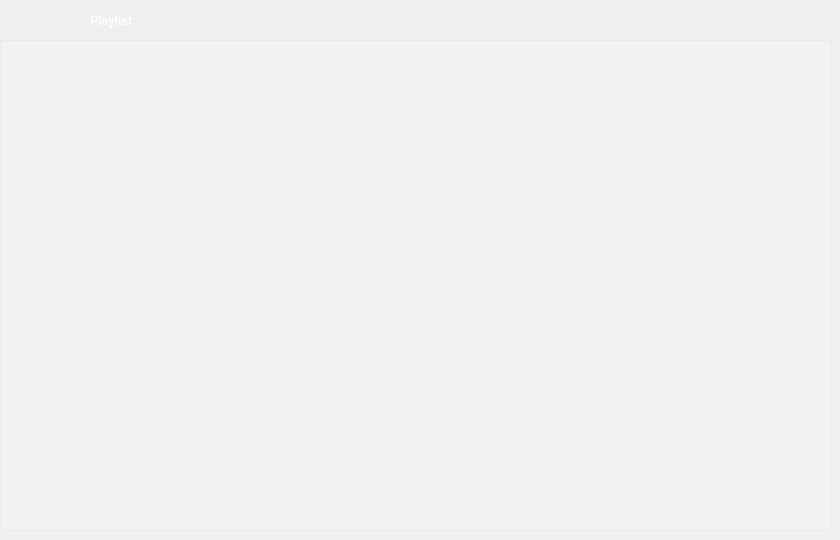
   <widget class="QWidget" name="page_3">
    <widget class="MusicListWidget" name="musicListWidget">
     <property name="geometry">
      <rect>
       <x>0</x>
       <y>40</y>
       <width>831</width>
       <height>491</height>
      </rect>
     </property>
     <property name="font">
      <font>
       <weight>75</weight>
       <bold>true</bold>
      </font>
     </property>
     <property name="styleSheet">
      <string notr="true">color: rgb(255, 255, 255);
background-color: rgba(255, 255, 255, 50);
</string>
     </property>
     <property name="horizontalScrollBarPolicy">
      <enum>Qt::ScrollBarAlwaysOff</enum>
     </property>
     <property name="sizeAdjustPolicy">
      <enum>QAbstractScrollArea::AdjustToContentsOnFirstShow</enum>
     </property>
     <property name="selectionMode">
      <enum>QAbstractItemView::SingleSelection</enum>
     </property>
     <property name="isWrapping" stdset="0">
      <bool>false</bool>
     </property>
     <property name="wordWrap">
      <bool>false</bool>
     </property>
     <property name="selectionRectVisible">
      <bool>false</bool>
     </property>
     <property name="sortingEnabled">
      <bool>false</bool>
     </property>
    </widget>
    <widget class="QLabel" name="musicListNameLabel">
     <property name="enabled">
      <bool>true</bool>
     </property>
     <property name="geometry">
      <rect>
       <x>90</x>
       <y>0</y>
       <width>731</width>
       <height>41</height>
      </rect>
     </property>
     <property name="font">
      <font>
       <family>Microsoft YaHei UI</family>
       <pointsize>9</pointsize>
       <weight>75</weight>
       <italic>false</italic>
       <bold>true</bold>
      </font>
     </property>
     <property name="styleSheet">
      <string notr="true">color:rgb(255, 255, 255);
</string>
     </property>
     <property name="text">
      <string>Playlist</string>
     </property>
     <property name="alignment">
      <set>Qt::AlignLeading|Qt::AlignLeft|Qt::AlignVCenter</set>
     </property>
    </widget>
    <widget class="QPushButton" name="btnAddtoMusicList">
     <property name="geometry">
      <rect>
       <x>0</x>
       <y>0</y>
       <width>35</width>
       <height>41</height>
      </rect>
     </property>
     <property name="minimumSize">
      <size>
       <width>35</width>
       <height>35</height>
      </size>
     </property>
     <property name="cursor">
      <cursorShape>PointingHandCursor</cursorShape>
     </property>
     <property name="toolTip">
      <string>Add music</string>
     </property>
     <property name="styleSheet">
      <string notr="true">QPushButton
{
background-image: url(:/image/image/image/add.png);
background-repeat:no-repeat;
background-position:center center;
border:none;
}

QPushButton:hover{
background-image: url(:/image/image/image-hover/add-hover.png);
background-repeat:no-repeat;
background-position:center center;
}

QPushButton:pressed{
background-image: url(:/image/image/image/add.png);
background-repeat:no-repeat;
background-position:center center;
}
</string>
     </property>
     <property name="text">
      <string/>
     </property>
    </widget>
    <widget class="QWidget" name="layoutWidget_3">
     <property name="geometry">
      <rect>
       <x>670</x>
       <y>0</y>
       <width>155</width>
       <height>43</height>
      </rect>
     </property>
     <layout class="QHBoxLayout" name="horizontalLayout_5">
      <item>
       <widget class="QPushButton" name="btnSortSinger_4">
        <property name="font">
         <font>
          <family>Microsoft YaHei UI</family>
          <pointsize>10</pointsize>
          <weight>75</weight>
          <bold>true</bold>
         </font>
        </property>
        <property name="cursor">
         <cursorShape>PointingHandCursor</cursorShape>
        </property>
        <property name="toolTip">
         <string>Sort by Artists</string>
        </property>
        <property name="styleSheet">
         <string notr="true"/>
        </property>
        <property name="text">
         <string/>
        </property>
        <property name="icon">
         <iconset resource="imagefile.qrc">
          <normaloff>:/image/image/image/singer.png</normaloff>:/image/image/image/singer.png</iconset>
        </property>
        <property name="iconSize">
         <size>
          <width>30</width>
          <height>30</height>
         </size>
        </property>
        <property name="flat">
         <bool>true</bool>
        </property>
       </widget>
      </item>
      <item>
       <widget class="QPushButton" name="btnSortTitle_4">
        <property name="font">
         <font>
          <family>Microsoft YaHei UI</family>
          <pointsize>10</pointsize>
          <weight>75</weight>
          <bold>true</bold>
         </font>
        </property>
        <property name="cursor">
         <cursorShape>PointingHandCursor</cursorShape>
        </property>
        <property name="toolTip">
         <string>Sort by Song</string>
        </property>
        <property name="styleSheet">
         <string notr="true"/>
        </property>
        <property name="text">
         <string/>
        </property>
        <property name="icon">
         <iconset resource="imagefile.qrc">
          <normaloff>:/image/image/image/sort-alpha-asc_ea48_ether.png</normaloff>:/image/image/image/sort-alpha-asc_ea48_ether.png</iconset>
        </property>
        <property name="iconSize">
         <size>
          <width>30</width>
          <height>30</height>
         </size>
        </property>
        <property name="flat">
         <bool>true</bool>
        </property>
       </widget>
      </item>
      <item>
       <widget class="QPushButton" name="btnSortDuration_4">
        <property name="font">
         <font>
          <family>Microsoft YaHei UI</family>
          <pointsize>10</pointsize>
          <weight>75</weight>
          <bold>true</bold>
         </font>
        </property>
        <property name="cursor">
         <cursorShape>PointingHandCursor</cursorShape>
        </property>
        <property name="toolTip">
         <string>Sort by Duration</string>
        </property>
        <property name="styleSheet">
         <string notr="true"/>
        </property>
        <property name="text">
         <string/>
        </property>
        <property name="icon">
         <iconset resource="imagefile.qrc">
          <normaloff>:/image/image/image/duration.png</normaloff>:/image/image/image/duration.png</iconset>
        </property>
        <property name="iconSize">
         <size>
          <width>30</width>
          <height>30</height>
         </size>
        </property>
        <property name="flat">
         <bool>true</bool>
        </property>
       </widget>
      </item>
     </layout>
    </widget>
    <widget class="QPushButton" name="btnNeaten_3">
     <property name="geometry">
      <rect>
       <x>590</x>
       <y>0</y>
       <width>41</width>
       <height>41</height>
      </rect>
     </property>
     <property name="font">
      <font>
       <family>Microsoft YaHei UI</family>
       <pointsize>10</pointsize>
       <weight>75</weight>
       <bold>true</bold>
      </font>
     </property>
     <property name="cursor">
      <cursorShape>PointingHandCursor</cursorShape>
     </property>
     <property name="toolTip">
      <string>Organize Songs (Sort and Remove Duplicates)</string>
     </property>
     <property name="styleSheet">
      <string notr="true"/>
     </property>
     <property name="text">
      <string/>
     </property>
     <property name="icon">
      <iconset resource="imagefile.qrc">
       <normaloff>:/image/image/image/remove_dup.png</normaloff>:/image/image/image/remove_dup.png</iconset>
     </property>
     <property name="iconSize">
      <size>
       <width>30</width>
       <height>30</height>
      </size>
     </property>
     <property name="flat">
      <bool>true</bool>
     </property>
    </widget>
    <widget class="QPushButton" name="btnClear_4">
     <property name="geometry">
      <rect>
       <x>40</x>
       <y>0</y>
       <width>31</width>
       <height>41</height>
      </rect>
     </property>
     <property name="font">
      <font>
       <family>Microsoft YaHei UI</family>
       <pointsize>10</pointsize>
       <weight>75</weight>
       <bold>true</bold>
      </font>
     </property>
     <property name="cursor">
      <cursorShape>PointingHandCursor</cursorShape>
     </property>
     <property name="toolTip">
      <string>Clear current playlist</string>
     </property>
     <property name="styleSheet">
      <string notr="true"/>
     </property>
     <property name="text">
      <string/>
     </property>
     <property name="icon">
      <iconset resource="imagefile.qrc">
       <normaloff>:/image/image/image/clear.png</normaloff>:/image/image/image/clear.png</iconset>
     </property>
     <property name="iconSize">
      <size>
       <width>30</width>
       <height>30</height>
      </size>
     </property>
     <property name="flat">
      <bool>true</bool>
     </property>
    </widget>
   </widget>
